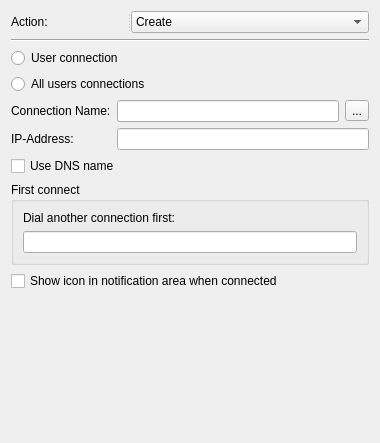
<?xml version="1.0" encoding="UTF-8"?>
<ui version="4.0">
 <class>VpnWidget</class>
 <widget class="QWidget" name="VpnWidget">
  <property name="geometry">
   <rect>
    <x>0</x>
    <y>0</y>
    <width>380</width>
    <height>443</height>
   </rect>
  </property>
  <property name="windowTitle">
   <string>Form</string>
  </property>
  <layout class="QGridLayout" name="gridLayout_3">
   <item row="0" column="0">
    <widget class="QSplitter" name="splitter_2">
     <property name="orientation">
      <enum>Qt::Horizontal</enum>
     </property>
     <widget class="QLabel" name="actionLabel">
      <property name="text">
       <string>Action:</string>
      </property>
      <property name="buddy">
       <cstring>actionComboBox</cstring>
      </property>
     </widget>
     <widget class="QComboBox" name="actionComboBox">
      <property name="currentText">
       <string>Create</string>
      </property>
      <item>
       <property name="text">
        <string>Create</string>
       </property>
      </item>
      <item>
       <property name="text">
        <string>Replace</string>
       </property>
      </item>
      <item>
       <property name="text">
        <string>Update</string>
       </property>
      </item>
      <item>
       <property name="text">
        <string>Delete</string>
       </property>
      </item>
     </widget>
    </widget>
   </item>
   <item row="1" column="0">
    <widget class="Line" name="line">
     <property name="orientation">
      <enum>Qt::Horizontal</enum>
     </property>
    </widget>
   </item>
   <item row="2" column="0">
    <layout class="QVBoxLayout" name="verticalLayout">
     <item>
      <widget class="QRadioButton" name="userConnerctionRadioButton">
       <property name="text">
        <string>User connection</string>
       </property>
      </widget>
     </item>
     <item>
      <widget class="QRadioButton" name="allUsersConnectionsRadioButton">
       <property name="text">
        <string>All users connections</string>
       </property>
      </widget>
     </item>
    </layout>
   </item>
   <item row="3" column="0">
    <layout class="QGridLayout" name="gridLayout_2">
     <item row="0" column="0">
      <widget class="QLabel" name="connectionNameLabel">
       <property name="font">
        <font>
         <pointsize>9</pointsize>
        </font>
       </property>
       <property name="text">
        <string>Connection Name:</string>
       </property>
       <property name="buddy">
        <cstring>connectionNameLineEdit</cstring>
       </property>
      </widget>
     </item>
     <item row="0" column="1">
      <widget class="QLineEdit" name="connectionNameLineEdit">
       <property name="text">
        <string/>
       </property>
      </widget>
     </item>
     <item row="0" column="2">
      <widget class="QToolButton" name="sourceToolButton">
       <property name="text">
        <string>...</string>
       </property>
      </widget>
     </item>
     <item row="1" column="0">
      <widget class="QLabel" name="ipaddressLabel">
       <property name="font">
        <font>
         <pointsize>9</pointsize>
        </font>
       </property>
       <property name="text">
        <string>IP-Address:</string>
       </property>
       <property name="buddy">
        <cstring>ipaddressLineEdit</cstring>
       </property>
      </widget>
     </item>
     <item row="1" column="1" colspan="2">
      <widget class="QLineEdit" name="ipaddressLineEdit">
       <property name="text">
        <string/>
       </property>
      </widget>
     </item>
    </layout>
   </item>
   <item row="4" column="0">
    <widget class="QCheckBox" name="useDnsCheckBox">
     <property name="text">
      <string>Use DNS name</string>
     </property>
    </widget>
   </item>
   <item row="5" column="0">
    <widget class="QGroupBox" name="firstConnectGroupBox">
     <property name="title">
      <string>First connect</string>
     </property>
     <layout class="QGridLayout" name="gridLayout">
      <item row="0" column="0">
       <widget class="QLabel" name="dialLabel">
        <property name="text">
         <string>Dial another connection first:</string>
        </property>
        <property name="buddy">
         <cstring>dialLineEdit</cstring>
        </property>
       </widget>
      </item>
      <item row="1" column="0">
       <widget class="QLineEdit" name="dialLineEdit"/>
      </item>
     </layout>
    </widget>
   </item>
   <item row="6" column="0">
    <widget class="QCheckBox" name="showIconCheckBox">
     <property name="text">
      <string>Show icon in notification area when connected</string>
     </property>
    </widget>
   </item>
   <item row="7" column="0">
    <spacer name="verticalSpacer">
     <property name="orientation">
      <enum>Qt::Vertical</enum>
     </property>
     <property name="sizeHint" stdset="0">
      <size>
       <width>20</width>
       <height>89</height>
      </size>
     </property>
    </spacer>
   </item>
  </layout>
 </widget>
 <tabstops>
  <tabstop>actionComboBox</tabstop>
  <tabstop>userConnerctionRadioButton</tabstop>
  <tabstop>allUsersConnectionsRadioButton</tabstop>
  <tabstop>connectionNameLineEdit</tabstop>
  <tabstop>sourceToolButton</tabstop>
  <tabstop>ipaddressLineEdit</tabstop>
  <tabstop>useDnsCheckBox</tabstop>
  <tabstop>dialLineEdit</tabstop>
  <tabstop>showIconCheckBox</tabstop>
 </tabstops>
 <resources/>
 <connections/>
</ui>
